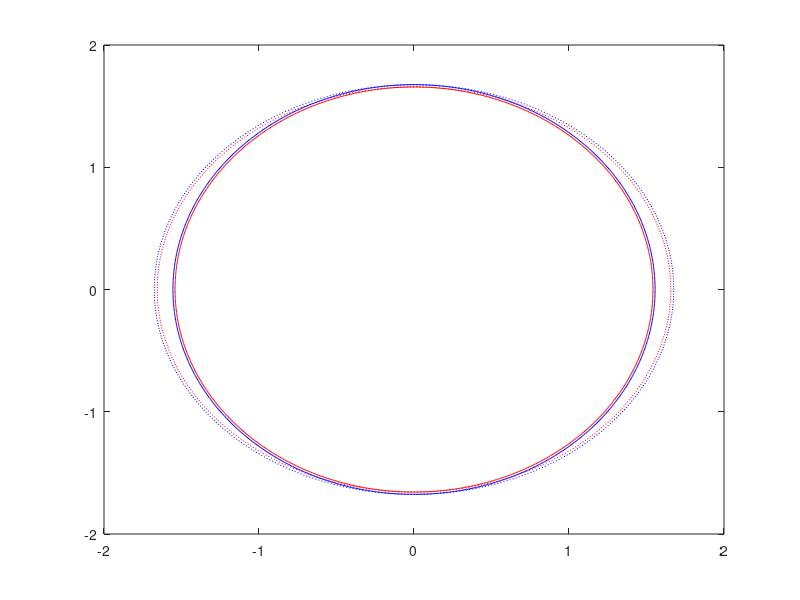

Here is the MATLAB script that generated this plot:
%% BBO at 1030 nm --> 515nm

no1030 = 1.65677;
ne1030 = 1.54170862;
no515  = 1.67564513;
ne515  = 1.55527768;

th = linspace(0,2*pi,1000 + 1);

x = cos(th);
y = sin(th);

plot(x*ne1030,y*no1030,'r-',x*no1030,y*no1030,'r:',...
    x*ne515,y*no515,'b-',x*no515,y*no515,'b:');
